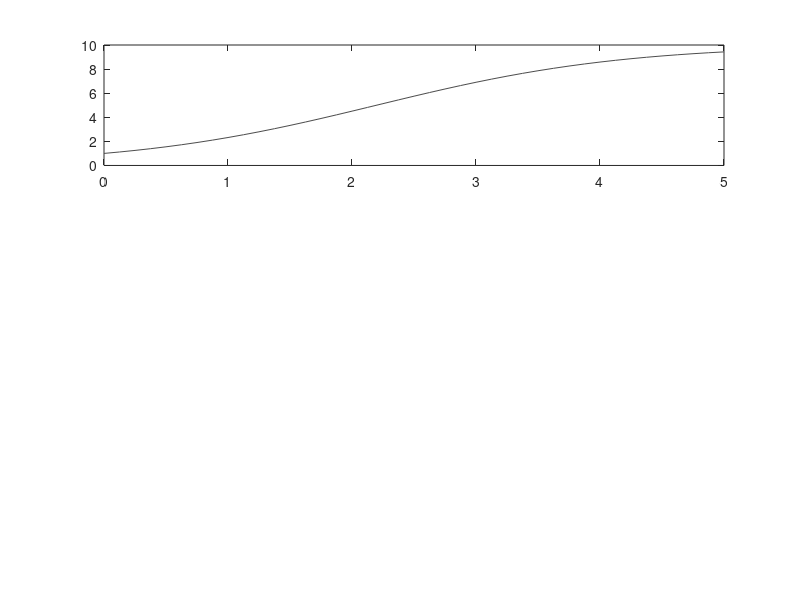

This chart was generated by the following MATLAB code: (Note: this script raises an error after producing the figure.)
clear all;clf;hold on;
disp('============================================')

%Time boundaries
t_start = 0;
dts = fliplr([1/1 1/2 1/4 1/8]); % Flip list to compute the most accurate solution first
t_end = 5;

%Given ODE and initial condition
dpdt = @(p) (1 - p/10)*p;
p0 = 1;

methods = {'Euler', 'Heun', 'Runge-Kutta'};
methodIdx = 1;
exactError = zeros(size(methods,2), size(dts,2));
approxError = zeros(size(methods,2), size(dts,2));

for method = methods
    %Plot each method on the separate subplot
    figure(1)
    hold on
    subplot(size(methods,2),1,methodIdx);
    legendStrings = {'Analytic'};
    
    %Analytical solution and its plot
    p = @(t) 10 ./ (1+9*exp(-t));
    exactT = t_start:dts(1):t_end;
    P = p(exactT);
    plot(exactT, P, 'Color', [0.3 0.3 0.3]);
    
    nsBest = [];	%the most precise solution
    timestepIdx=1;
    for dt = dts
        
        T = t_start:dt:t_end;
        
        %Execution of numerical methods
        ns = numerical( dpdt, p0, t_start, dt, t_end , method);
        
        %Save the most precise solution
        if dt == dts(1)
            nsBest = ns;
        end
        
        %Plots of numerical methods
        gColor = [0,0,0]; gColor(methodIdx) = min([dt^0.5 1]);
        hold on;
        plot(T, ns, '^', 'Color', gColor);
        hold on;

        %Compute exact error
        interpP = interp1(exactT, P, t_start:dt:t_end, 'linear');
        exactErrorF = @(N) sqrt(sum((N-interpP).^2)*dt/5);
        exactError(methodIdx,timestepIdx) = exactErrorF(ns);
        
        %Compute approximation error
        interpNsBest = interp1(exactT, nsBest, t_start:dt:t_end, 'linear');
        approximationErrorF = @(N) sqrt(sum((N-interpNsBest).^2)*dt/5);
        if dt ~= dts(1)
            approxError(methodIdx,timestepIdx) = approximationErrorF(ns);
        end
        
        %Format a legend
        errorString = sprintf('exactError=%2.6f', exactError(methodIdx,timestepIdx));
        dtString = sprintf('dt=%2.3f', dt);
        nextLegendString = sprintf('%s', dtString);
        legendStrings = [legendStrings, nextLegendString];
        
        timestepIdx = timestepIdx + 1;
    end
    
    legend(legendStrings, 'Location', 'southeast')
    title(method);
    methodIdx=methodIdx+1;
end

%Display exact error
disp('Exact error')
disp(exactError)


%compute reduction error when "decreasing dt two times"
re = ones(size(exactError));
for method = 1:size(exactError,1)
    for dtIdx = 2:size(exactError,2)
        re(method, dtIdx) = exactError(method, dtIdx)/exactError(method, dtIdx-1);
    end
end
disp('Errors reduction')
format shortG
disp(re)

for methodIdx = 1:size(methods,2)
    subplot(size(methods,2),1,methodIdx);
    title([methods(methodIdx) sprintf('Mean error reduction %2.2f', mean(re(methodIdx,:),2))])
end

%Display table of approximation errors
disp('Approximation errors')
disp(approxError)

hold off;
